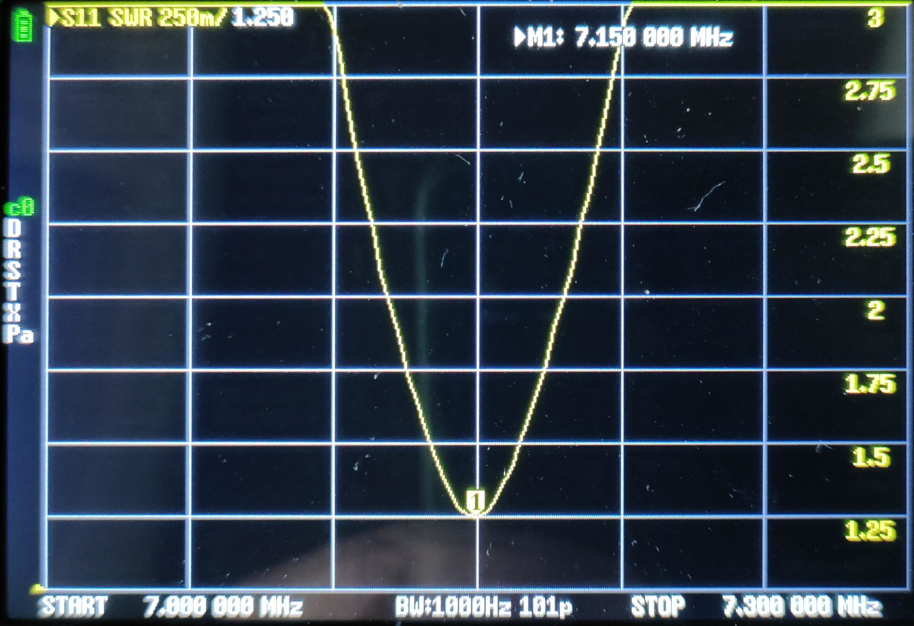
#> input picture src/antennen/square_1m_EA4AGY/vna_screenshot/EA4AGY_40m_crop.jpg, 2741 x 1878 px (shown at 1/3 size)
$ python 40m_dataobsolete.py
#> lines starting #> are read from the running program, lines starting #| are printed output that depends on the picture
### src/antennen/square_1m_EA4AGY/vna_screenshot/bandwith_from_swr.py
"""Reusable SWR overlay: fit parallel RLC to two measurement points and plot.
AI generated."""

from __future__ import annotations

import os
from dataclasses import dataclass
from typing import Any

import matplotlib

matplotlib.use("Agg")
import matplotlib.pyplot as plt
import numpy as np
from PIL import Image


@dataclass(frozen=True)
class SWRInfos:
    image_path: str  # absolute path to the NanoVNA screenshot JPG
    left_0_1: (
        float  # plot area boundaries as fractions 0..1 (x: left→right, y: top→bottom)
    )
    right_0_1: float
    top_0_1: float
    bottom_0_1: float
    freq_min_hz: float  # x-axis range in Hz
    freq_max_hz: float
    swr_min_axis: float  # y-axis range
    swr_max_axis: float
    point_min_hz: float  # resonance: SWR minimum (delta=0)
    point_min_swr: float
    point_arb_hz: float  # arbitrary off-resonance point
    point_arb_swr: float


def solve_Q(
    Rpar: float, f0: float, f_free: float, swr_free: float, Z0: float = 50.0
) -> float:
    gam = (swr_free - 1) / (swr_free + 1)
    delta_sq = (gam**2 * (Rpar + Z0) ** 2 - (Rpar - Z0) ** 2) / (Z0**2 * (1 - gam**2))
    x = f_free / f0 - f0 / f_free
    return np.sqrt(delta_sq) / abs(x)


def swr_parallel_rlc(
    freqs: np.ndarray, Rpar: float, f0: float, Q: float, Z0: float = 50.0
) -> np.ndarray:
    delta = Q * (freqs / f0 - f0 / freqs)
    gam_sq = ((Rpar - Z0) ** 2 + Z0**2 * delta**2) / (
        (Rpar + Z0) ** 2 + Z0**2 * delta**2
    )
    return (1 + np.sqrt(gam_sq)) / (1 - np.sqrt(gam_sq))


def plot_swr_overlay(infos: SWRInfos, Z0: float = 50.0, DPI: int = 100) -> None:
#> called with Z0 = 50, DPI = 100
    output_svg = os.path.splitext(infos.image_path)[0] + ".svg"
    img = Image.open(infos.image_path)
#> img is the input picture: PIL image 2741x1878 RGB; mean R, G, B 48.5, 61, 74.4
    W, H = img.size
#> W = 2741; H = 1878

    fig = plt.figure(figsize=(W / DPI, H / DPI), dpi=DPI)

    ax_bg = fig.add_axes((0, 0, 1, 1))
    ax_bg.imshow(
        np.array(img),
        aspect="auto",
        origin="upper",
        extent=(0.0, float(W), float(H), 0.0),
    )
    ax_bg.set_xlim(0, W)
    ax_bg.set_ylim(H, 0)
    ax_bg.axis("off")

    left = infos.left_0_1
    bottom = 1.0 - infos.bottom_0_1  # matplotlib origin is bottom-left
    width = infos.right_0_1 - infos.left_0_1
    height = infos.bottom_0_1 - infos.top_0_1

    ax = fig.add_axes((left, bottom, width, height))
    ax.set_xlim(infos.freq_min_hz, infos.freq_max_hz)
    ax.set_ylim(infos.swr_min_axis, infos.swr_max_axis)
    ax.set_xticks([])
    ax.set_yticks([])
    ax.patch.set_alpha(0)
    for spine in ax.spines.values():
        spine.set_edgecolor("red")
        spine.set_linewidth(2)

    f0 = infos.point_min_hz
    swr_min = infos.point_min_swr
    f_free = infos.point_arb_hz
    swr_free = infos.point_arb_swr

    Rpar_small = Z0 / swr_min  # undercoupled: Rpar < Z0  (blue)
    Rpar_large = Z0 * swr_min  # overcoupled:  Rpar > Z0  (red)

    freqs = np.linspace(infos.freq_min_hz, infos.freq_max_hz, 1000)
    results = []
    for Rpar, color, lw, ls in [
        (Rpar_large, "red", 3, "-"),
        (Rpar_small, "blue", 3, ":"),
    ]:
        Q = solve_Q(Rpar, f0, f_free, swr_free)
        L_val = Rpar / (2 * np.pi * f0 * Q)
        C_val = Q / (2 * np.pi * f0 * Rpar)
        B = f0 / Q
        results.append({"Rpar": Rpar, "B": B})
        print(
            f"Rpar={Rpar:.2f} Ω  Q={Q:.1f}  L={L_val * 1e6:.3f} µH  C={C_val * 1e12:.1f} pF  B={B:.0f} Hz"
        )
        ax.plot(
            freqs,
            swr_parallel_rlc(freqs, Rpar, f0, Q),
            color=color,
            linewidth=lw,
            linestyle=ls,
            alpha=0.4,
            dashes=(1, 6) if color == "blue" else (None, None),
        )

    x0 = infos.freq_min_hz + 0.015 * (infos.freq_max_hz - infos.freq_min_hz)
    swr0 = infos.swr_min_axis + 0.06
    swr_step = (infos.swr_max_axis - infos.swr_min_axis) * 0.085
    fontsize = round(24 * W / 1553)
#> fontsize = 42
    kw: dict[str, Any] = {
        "fontsize": fontsize,
        "verticalalignment": "bottom",
        "bbox": {"facecolor": "white", "alpha": 0.6, "edgecolor": "none"},
    }
    combined_text = "\n".join(
        [
            f"Rpar_1={results[1]['Rpar']:.0f} Ohm",
            f"B_unloaded_1={results[1]['B']:.0f} Hz",
            f"Rpar_2={results[0]['Rpar']:.0f} Ohm",
            f"B_unloaded_2={results[0]['B']:.0f} Hz",
            f"swr min: {infos.point_min_swr:.2f} @ {infos.point_min_hz / 1e6:.3f} MHz",
        ]
    )
    ax.text(
        x0,
        swr0,
        combined_text,
        color="black",
        ha="left",
        va="bottom",
        linespacing=1.35,
        **kw,
    )

    fig.savefig(output_svg, dpi=DPI, bbox_inches=None, format="svg", transparent=True)
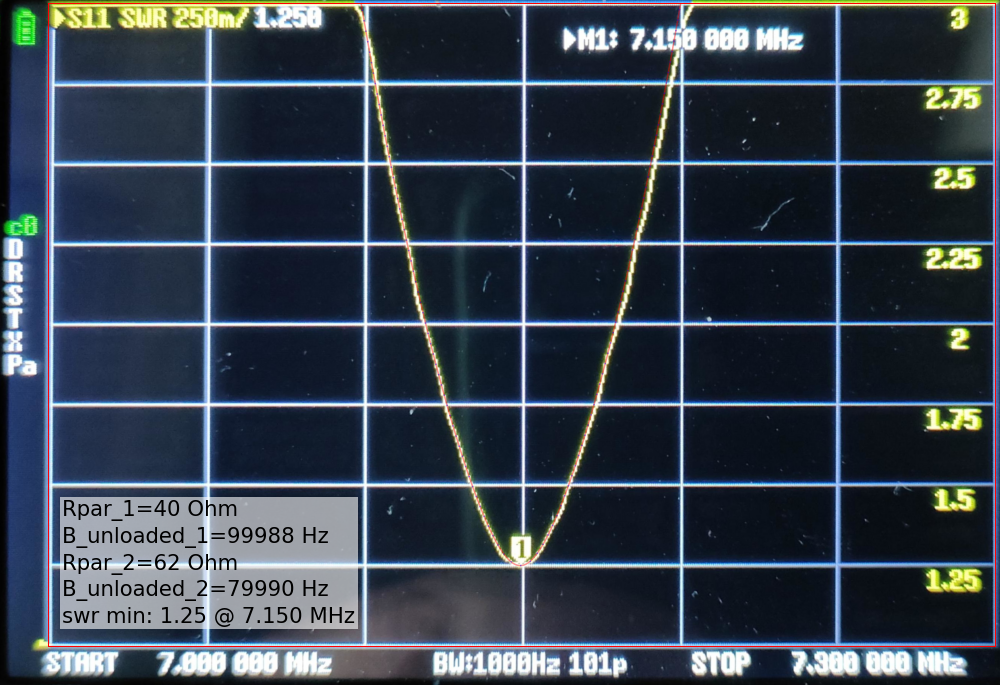
#> figure drawn by matplotlib, 2 panels
    plt.close(fig)
    print(f"Saved {output_svg}")

### src/antennen/square_1m_EA4AGY/vna_screenshot/40m_dataobsolete.py
import os

from antennen.square_1m_EA4AGY.vna_screenshot.bandwith_from_swr import (
    SWRInfos,
    plot_swr_overlay,
)

THIS_DIR = os.path.dirname(os.path.abspath(__file__))

infos_20m = SWRInfos(
    image_path=os.path.join(THIS_DIR, "EA4AGY_40m_crop.jpg"),
    left_0_1=75 / 1553,
    right_0_1=1545 / 1553,
    top_0_1=5 / 1041,
    bottom_0_1=0.943,
    freq_min_hz=7_000_000,
    freq_max_hz=7_300_000,
    swr_min_axis=1.0,
    swr_max_axis=3.0,
    point_min_hz=7149600,
    point_min_swr=1.25,
    point_arb_hz=7100000,
    point_arb_swr=2.95,
)

if __name__ == "__main__":
    plot_swr_overlay(infos_20m)

$ run again, with src/antennen/square_1m_EA4AGY/vna_screenshot/EA4AGY_20m_crop.jpg copied over src/antennen/square_1m_EA4AGY/vna_screenshot/EA4AGY_40m_crop.jpg
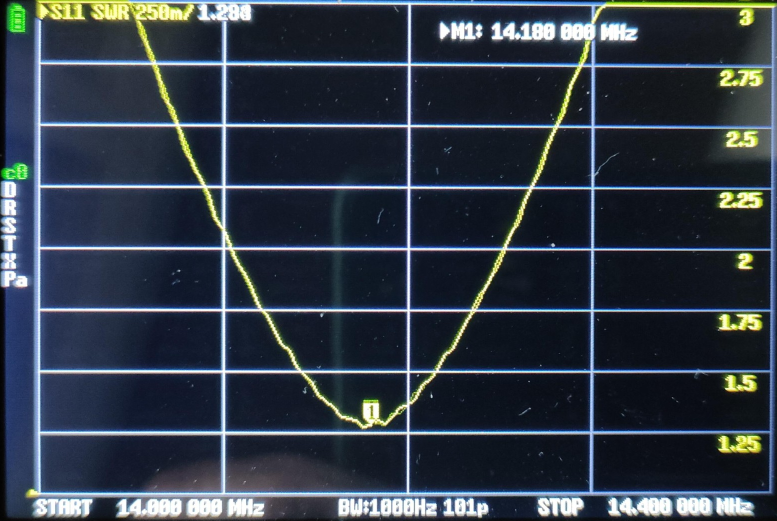
#> input picture src/antennen/square_1m_EA4AGY/vna_screenshot/EA4AGY_20m_crop.jpg, 1553 x 1041 px (shown at 1/2 size)
#> in plot_swr_overlay, img is the input picture: PIL image 1553x1041 RGB; mean R, G, B 48.9, 58.6, 70.9
#> in plot_swr_overlay, `fig.savefig(output_svg, dpi=DPI, bbox_inches=None, format="svg", trans..`:
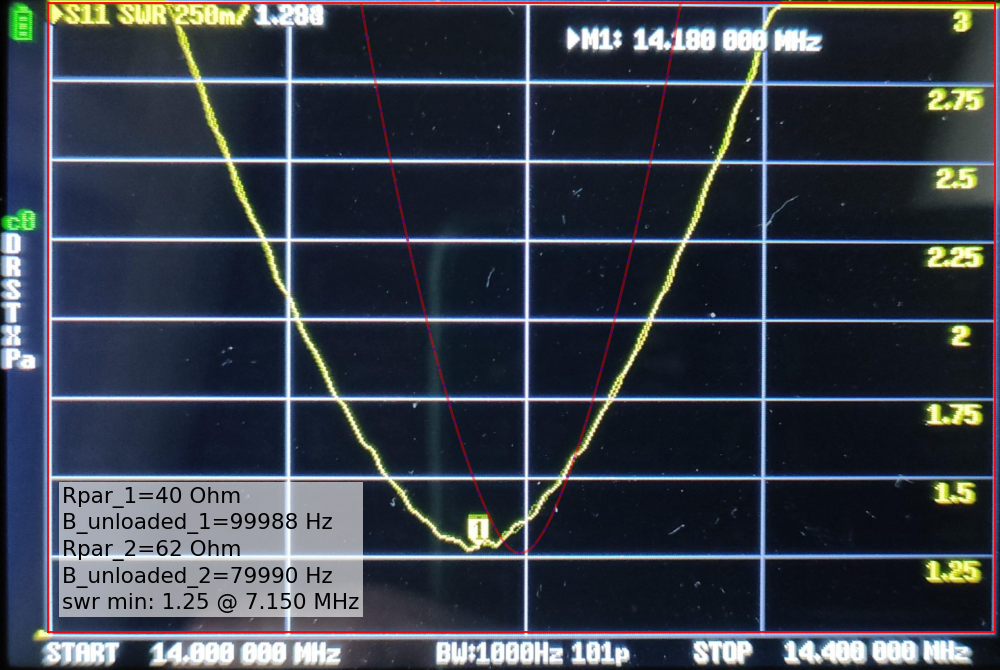
#> figure drawn by matplotlib, 2 panels
